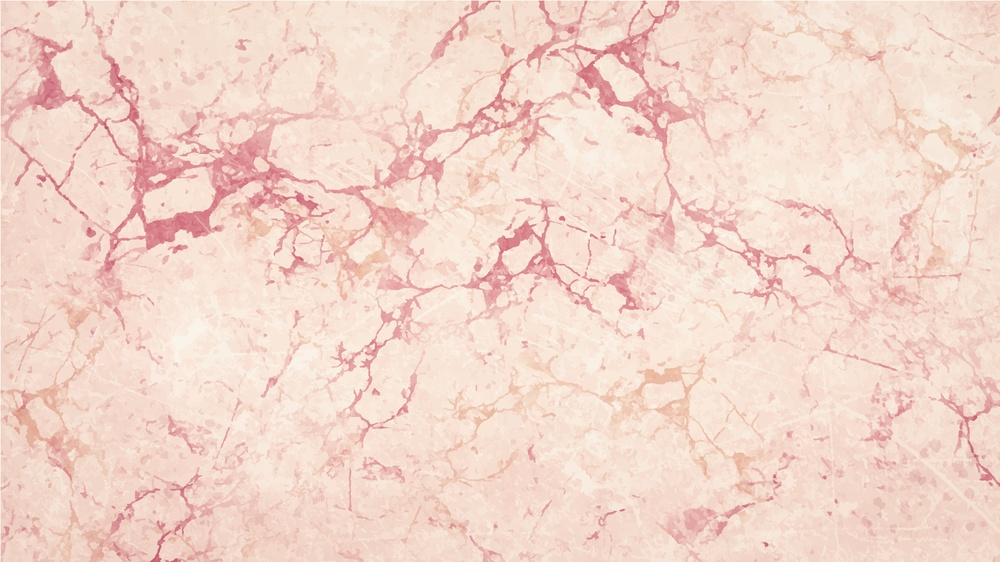
#> input picture Unity/Assets/Imatges/13982388_Pink_marble_texture_with_veins.jpg, 1000 x 562 px, shrunk from 3556 x 2000 before the run
$ python -i preprocessing.py   (imports and definitions only)
#> lines starting #> are read from the running program, lines starting #| are printed output that depends on the picture
#> further down, picture is the input picture: shape (562, 1000, 3); mean B, G, R 202.8, 215, 243.1
import numpy as np
import cv2 as cv
from matplotlib import pyplot as plt
from PIL import Image, ImageFilter


def preprocessing (img):

    # img = img[200:400, 200:350]


    kernel = np.ones((7,7),np.uint8)

    dilatacion = cv.dilate(img,kernel,iterations = 1)
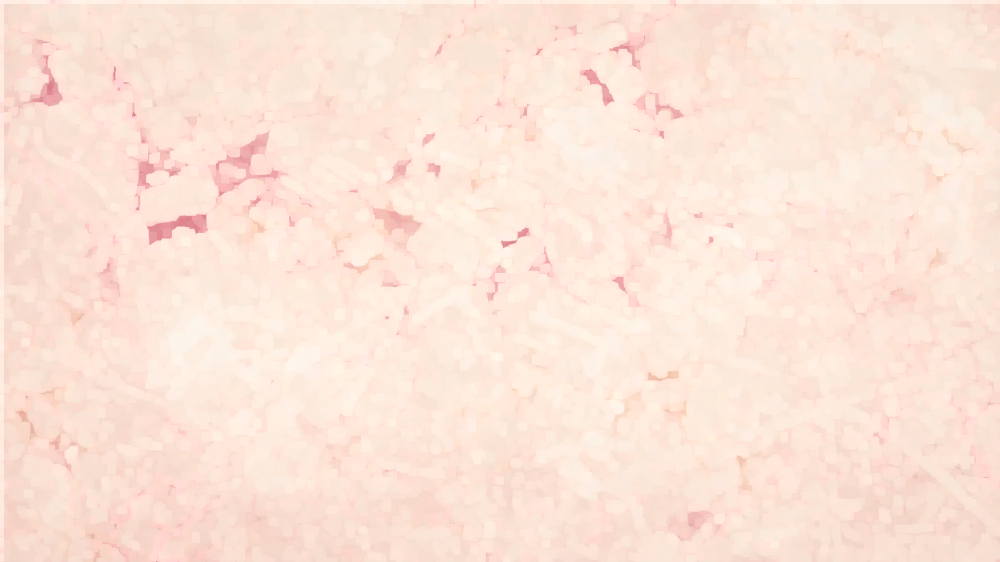
#> dilatacion: shape (562, 1000, 3); mean B, G, R 215.3, 228.4, 252.2

    erosion = cv.erode(dilatacion,kernel,iterations = 1)
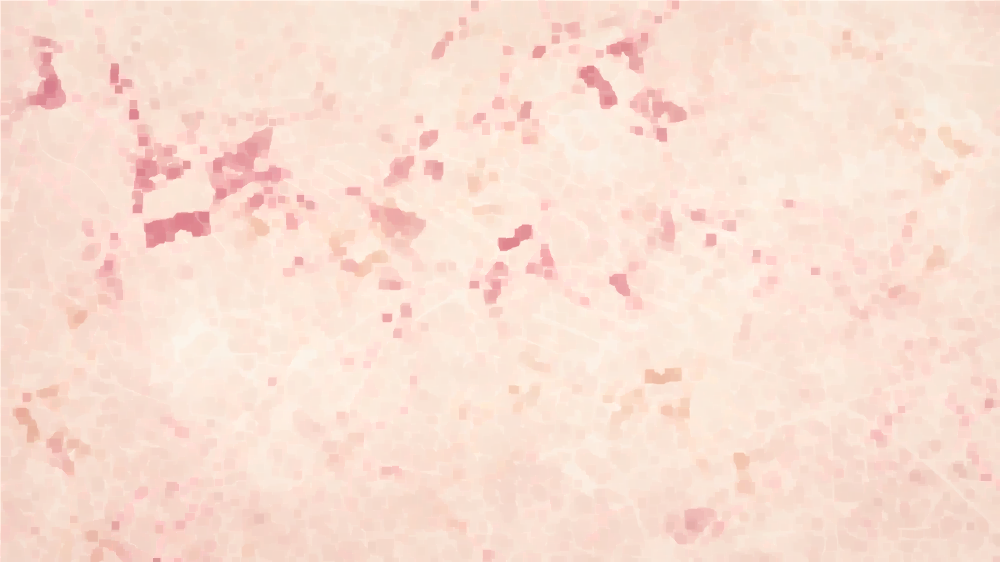
#> erosion: shape (562, 1000, 3); mean B, G, R 210, 222.8, 249.5

    gaussian_filter = cv.GaussianBlur(erosion, (5,5), 0)

    return gaussian_filter


# [7 lines of commented-out code are left out]

>>> import cv2
>>> picture = cv2.imread('Unity/Assets/Imatges/13982388_Pink_marble_texture_with_veins.jpg')
>>> result = preprocessing(picture)
